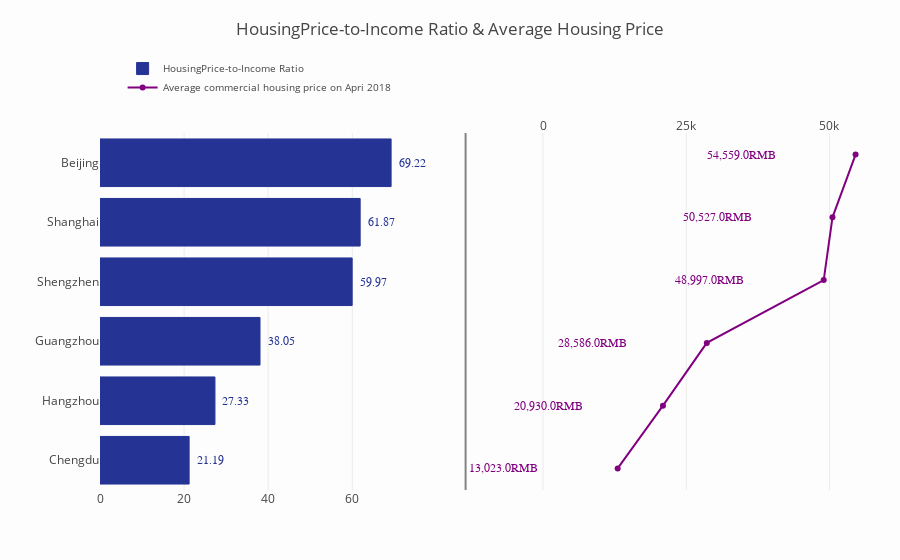

The notebook cell saved with this chart:
### Code cell
from plotly import tools

import numpy as np

y_saving = [float(Chengdu_rate),float(Hangzhou_rate),float(Guangzhou_rate),float(Shenzhen_rate),
            float(Shanghai_rate), float(Beijing_rate)]
y_net_worth = [13023, 20930,28586,48997,50527, 54559]
x_saving = ['Chengdu', 'Hangzhou', 'Guangzhou', 'Shengzhen',
            'Shanghai', 'Beijing']
x_net_worth = ['Chengdu', 'Hangzhou','Guangzhou','Shengzhen',
            'Shanghai', 'Beijing']
trace0 = go.Bar(
    x=y_saving,
    y=x_saving,
    marker=dict(
        color='rgb(37, 52, 148)',
        line=dict(
            color='rgb(37, 52, 148)',
            width=1),
    ),
    name='HousingPrice-to-Income Ratio',
    orientation='h',
)
trace1 = go.Scatter(
    x=y_net_worth,
    y=x_net_worth,
    mode='lines+markers',
    line=dict(
        color='rgb(128, 0, 128)'),
    name='Average commercial housing price on Apri 2018',
)
layout = dict(
    title='HousingPrice-to-Income Ratio & Average Housing Price',
    yaxis1=dict(
        showgrid=False,
        showline=False,
        showticklabels=True,
        domain=[0, 0.85],
    ),
    yaxis2=dict(
        showgrid=False,
        showline=True,
        showticklabels=False,
        linecolor='rgba(102, 102, 102, 0.8)',
        linewidth=2,
        domain=[0, 0.85],
    ),
    xaxis1=dict(
        zeroline=False,
        showline=False,
        showticklabels=True,
        showgrid=True,
        domain=[0, 0.42],
    ),
    xaxis2=dict(
        zeroline=False,
        showline=False,
        showticklabels=True,
        showgrid=True,
        domain=[0.47, 1],
        side='top',
        dtick=25000,
    ),
    legend=dict(
        x=0.029,
        y=1.038,
        font=dict(
            size=10,
        ),
    ),
    margin=dict(
        l=100,
        r=20,
        t=70,
        b=70,
    ),
    paper_bgcolor='rgb(253, 253, 253)',
    plot_bgcolor='rgba(252, 252, 252, 0.06)',
)

annotations = []

y_s = np.round(y_saving, decimals=2)
y_nw = np.rint(y_net_worth)

# Adding labels
for ydn, yd, xd in zip(y_nw, y_s, x_saving):
    # labeling the scatter savings
    annotations.append(dict(xref='x2', yref='y2',
                            y=xd, x=ydn - 20000,
                            text='{:,}'.format(ydn) + 'RMB',
                            font=dict(family='Arial', size=12,
                                      color='rgb(128, 0, 128)'),
                            showarrow=False))
    # labeling the bar net worth
    annotations.append(dict(xref='x1', yref='y1',
                            y=xd, x=yd + 5,
                            text=str(yd),
                            font=dict(family='Arial', size=12,
                                      color='rgb(37, 52, 148)'),
                            showarrow=False))

layout['annotations'] = annotations

# Creating two subplots
fig = tools.make_subplots(rows=1, cols=2, specs=[[{}, {}]], shared_xaxes=True,
                          shared_yaxes=False, vertical_spacing=0.001)

fig.append_trace(trace0, 1, 1)
fig.append_trace(trace1, 1, 2)

fig['layout'].update(layout)
iplot(fig, filename='oecd-networth-saving-bar-line')

### Figure 1 — Plotly figure (JSON) as saved in the notebook; plotly's stock layout.template omitted (floating-point values rounded to 4 significant figures)
{"data": [{"marker": {"color": "rgb(37, 52, 148)", "line": {"color": "rgb(37, 52, 148)", "width": 1}}, "name": "HousingPrice-to-Income Ratio", "orientation": "h", "type": "bar", "x": [21.19, 27.33, 38.05, 59.97, 61.87, 69.22], "xaxis": "x1", "y": ["Chengdu", "Hangzhou", "Guangzhou", "Shengzhen", "Shanghai", "Beijing"], "yaxis": "y1"}, {"line": {"color": "rgb(128, 0, 128)"}, "mode": "lines+markers", "name": "Average commercial housing price on Apri 2018", "type": "scatter", "x": [13023, 20930, 28586, 48997, 50527, 54559], "xaxis": "x2", "y": ["Chengdu", "Hangzhou", "Guangzhou", "Shengzhen", "Shanghai", "Beijing"], "yaxis": "y2"}], "layout": {"annotations": [{"font": {"color": "rgb(128, 0, 128)", "family": "Arial", "size": 12}, "showarrow": false, "text": "13,023.0RMB", "x": -6977, "xref": "x2", "y": "Chengdu", "yref": "y2"}, {"font": {"color": "rgb(37, 52, 148)", "family": "Arial", "size": 12}, "showarrow": false, "text": "21.19", "x": 26.19, "xref": "x1", "y": "Chengdu", "yref": "y1"}, {"font": {"color": "rgb(128, 0, 128)", "family": "Arial", "size": 12}, "showarrow": false, "text": "20,930.0RMB", "x": 930, "xref": "x2", "y": "Hangzhou", "yref": "y2"}, {"font": {"color": "rgb(37, 52, 148)", "family": "Arial", "size": 12}, "showarrow": false, "text": "27.33", "x": 32.33, "xref": "x1", "y": "Hangzhou", "yref": "y1"}, {"font": {"color": "rgb(128, 0, 128)", "family": "Arial", "size": 12}, "showarrow": false, "text": "28,586.0RMB", "x": 8586, "xref": "x2", "y": "Guangzhou", "yref": "y2"}, {"font": {"color": "rgb(37, 52, 148)", "family": "Arial", "size": 12}, "showarrow": false, "text": "38.05", "x": 43.05, "xref": "x1", "y": "Guangzhou", "yref": "y1"}, {"font": {"color": "rgb(128, 0, 128)", "family": "Arial", "size": 12}, "showarrow": false, "text": "48,997.0RMB", "x": 28997, "xref": "x2", "y": "Shengzhen", "yref": "y2"}, {"font": {"color": "rgb(37, 52, 148)", "family": "Arial", "size": 12}, "showarrow": false, "text": "59.97", "x": 64.97, "xref": "x1", "y": "Shengzhen", "yref": "y1"}, {"font": {"color": "rgb(128, 0, 128)", "family": "Arial", "size": 12}, "showarrow": false, "text": "50,527.0RMB", "x": 30527, "xref": "x2", "y": "Shanghai", "yref": "y2"}, {"font": {"color": "rgb(37, 52, 148)", "family": "Arial", "size": 12}, "showarrow": false, "text": "61.87", "x": 66.87, "xref": "x1", "y": "Shanghai", "yref": "y1"}, {"font": {"color": "rgb(128, 0, 128)", "family": "Arial", "size": 12}, "showarrow": false, "text": "54,559.0RMB", "x": 34559, "xref": "x2", "y": "Beijing", "yref": "y2"}, {"font": {"color": "rgb(37, 52, 148)", "family": "Arial", "size": 12}, "showarrow": false, "text": "69.22", "x": 74.22, "xref": "x1", "y": "Beijing", "yref": "y1"}], "legend": {"font": {"size": 10}, "x": 0.029, "y": 1.038}, "margin": {"b": 70, "l": 100, "r": 20, "t": 70}, "paper_bgcolor": "rgb(253, 253, 253)", "plot_bgcolor": "rgba(252, 252, 252, 0.06)", "title": "HousingPrice-to-Income Ratio & Average Housing Price", "xaxis1": {"anchor": "y1", "domain": [0, 0.42], "showgrid": true, "showline": false, "showticklabels": true, "zeroline": false}, "xaxis2": {"anchor": "y2", "domain": [0.47, 1], "dtick": 25000, "showgrid": true, "showline": false, "showticklabels": true, "side": "top", "zeroline": false}, "yaxis1": {"anchor": "x1", "domain": [0, 0.85], "showgrid": false, "showline": false, "showticklabels": true}, "yaxis2": {"anchor": "x2", "domain": [0, 0.85], "linecolor": "rgba(102, 102, 102, 0.8)", "linewidth": 2, "showgrid": false, "showline": true, "showticklabels": false}}}
